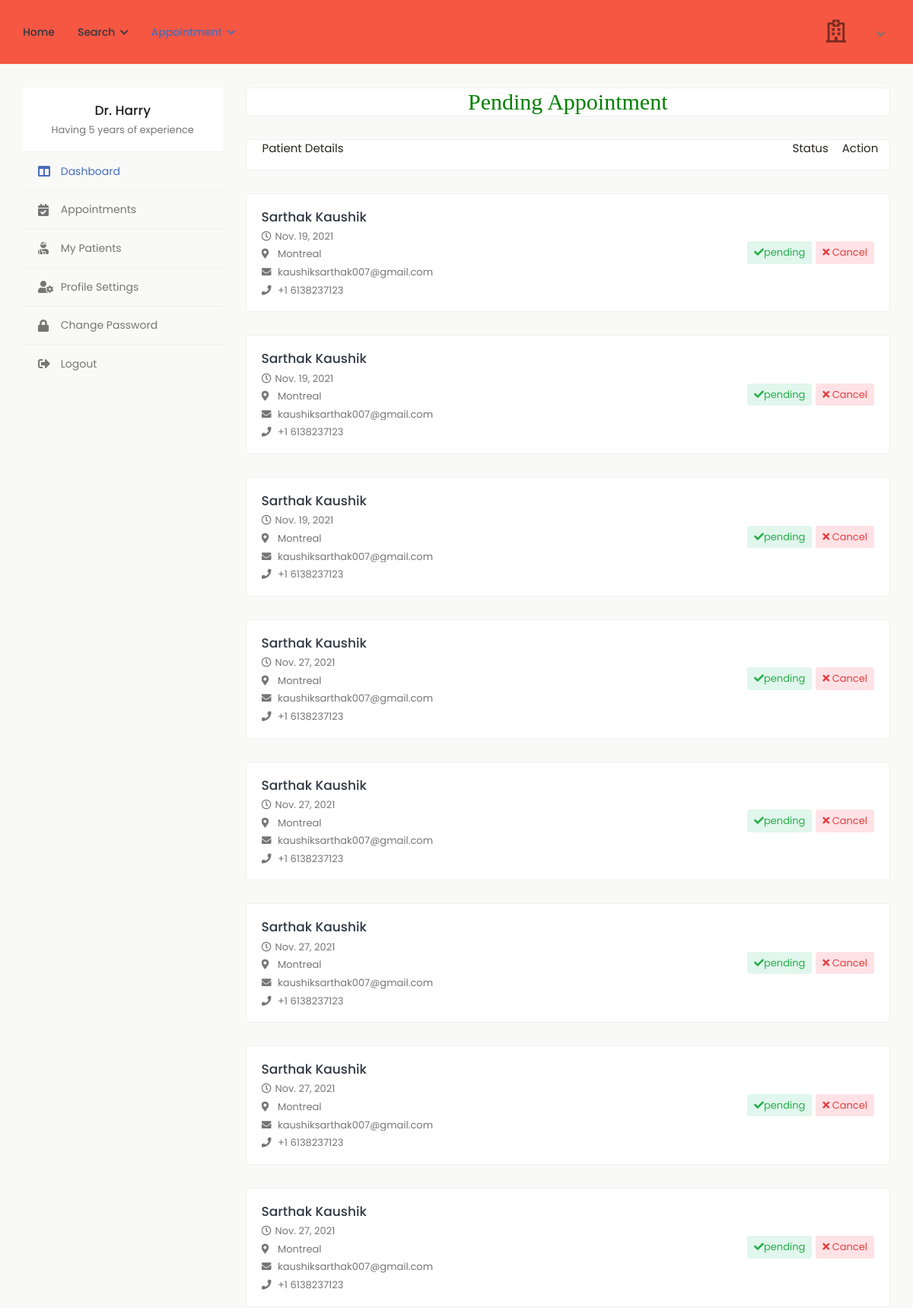
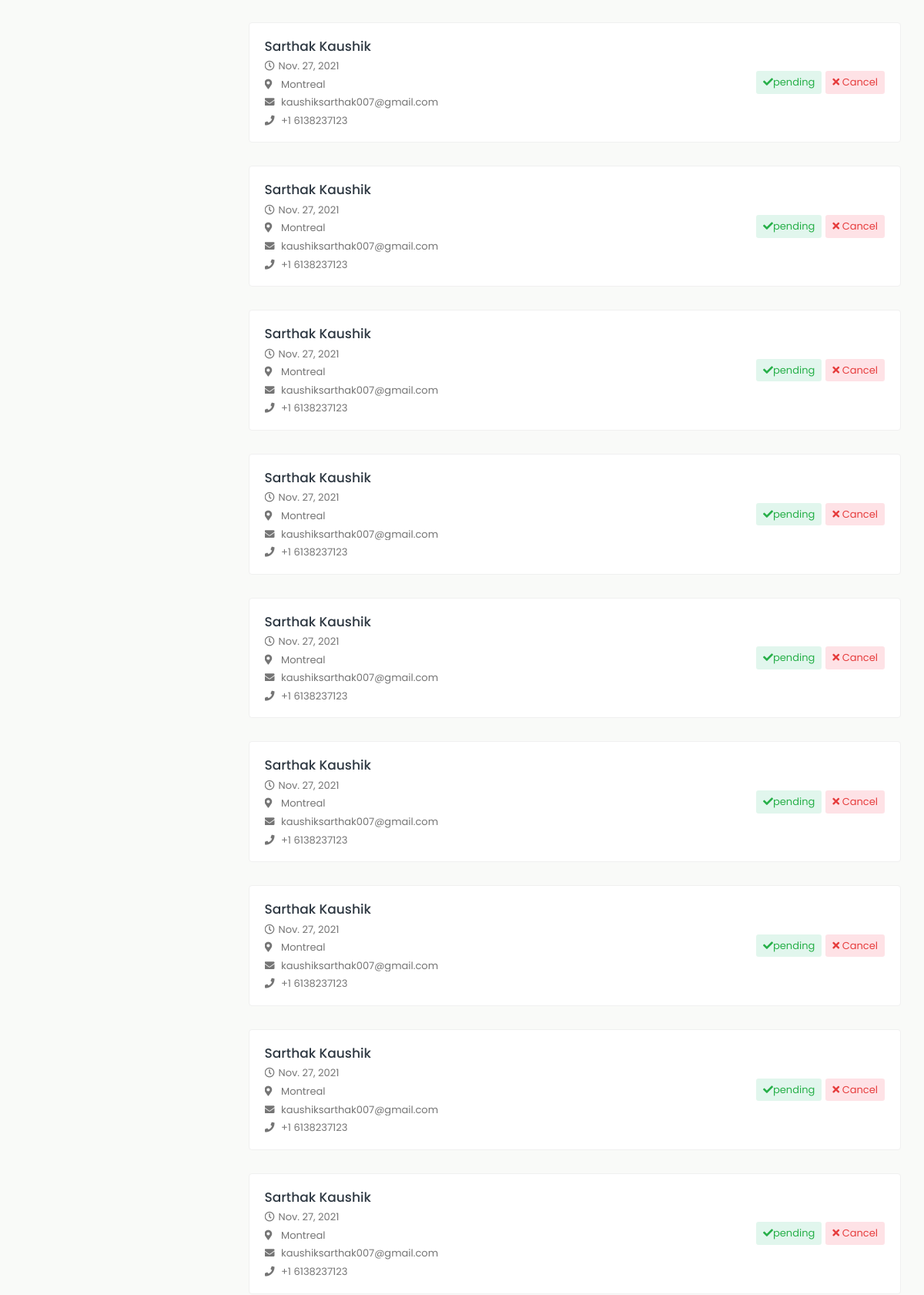
Page /d_appointment (signed in, upper part) on the committed database (2 pictures, top to bottom).
### health/models.py (models this page shows, shortened)
class Doctor(models.Model):
    status = models.CharField(max_length=100,null=True)
    user = models.ForeignKey(User, on_delete=models.CASCADE, null=True)
    mobile = models.CharField(max_length=10, null=True)
    address = models.CharField(max_length=100, null=True)
    experience = models.CharField(max_length=100, null=True)
    specialist = models.CharField(max_length=100, null=True)
    daystiming = models.CharField(max_length=100, null=True)
    timing = models.CharField(max_length=100, null=True)
    dob = models.DateField(null=True)
    gender = models.CharField(max_length=100,choices=gender,null=True)
    biography = models.TextField(null=True)

class Appointment(models.Model):
    doctor=models.ForeignKey(Doctor, on_delete=models.CASCADE, null=True)
    patient=models.ForeignKey(Patient, on_delete=models.CASCADE, null=True)
    a_date=models.DateField(null=True)
    a_timing=models.CharField(max_length=100,null=True)
    status=models.CharField(max_length=100,null=True)
    p_status=models.CharField(max_length=100,null=True)

class Patient(models.Model):
    user = models.ForeignKey(User,on_delete=models.CASCADE,null=True)
    blood_group = models.CharField(max_length=10,choices=blood_group,null=True)
    ex_year= models.CharField(max_length=10,null=True)
    ex_month= models.CharField(max_length=10,null=True)
    mobile = models.CharField(max_length=10,null=True)
    address = models.CharField(max_length=100,null=True)
    dob = models.DateField(null=True)

### health/views.py (the view)
# urls.py: path('d_appointment', d_appointment,name="d_appointment"),
def d_appointment(request):
    if not access(request.user):
        messages.success(request,'Update Your Profile and Wait for Verification')
        return redirect('doctor_profile')
    data=Appointment.objects.filter(doctor=Doctor.objects.get(user=request.user),status="pending")
    d={'data':data}
    return render(request,'doctor/d_appoinment.html',d)

### health/views.py (called while the page is built)
def access(user):
    try:
        user = Doctor.objects.get(user=user)
        if user.status == "pending":
            return False
        else:
            return True
    except:
           pass

### health/templates/doctor/d_appoinment.html (shortened to what this page needs)
{% extends 'doctor/sidebar.html' %}
{% load static %}
{% block b %}
<h2 style="font-family:roman;color:green" align="center" class="card">Pending Appointment</h2>
        <div class="card">
            <div class="row">
                    <div class="col-10">
                        <p>
                            Patient Details
                        </p>
                    </div>
                <div class="col-2">
                            <span style="margin-left:-10%">
                                Status
                            </span>
                            <span style="margin-left:12%">
                                Action
                            </span>
                            </div>
                        </div>
                    </div>
    {% for i in data %}
        <div class="appointments">
                <div class="appointment-list">
                    <div class="profile-info-widget">
                        <div class="profile-det-info">
                            <h3><a href="#">{{i.patient.user.first_name}} {{i.patient.user.last_name}}</a></h3>
                            <div class="patient-details">
                                <h5><i class="far fa-clock"></i>{{i.a_date}}</h5>
                                <h5><i class="fas fa-map-marker-alt"></i> {{i.patient.address}}</h5>
                                <h5><i class="fas fa-envelope"></i> {{i.patient.user.email}}</h5>
                                <h5 class="mb-0"><i class="fas fa-phone"></i> +1 {{i.patient.mobile}}</h5>
                            </div>
                        </div>
                    </div>
                    <div class="appointment-action">
                        <a href="{% url 'update_status' i.id %}" class="btn btn-sm bg-success-light">
                            <i class="fas fa-check"></i>{{i.status}}
                        </a>
                        <a href="{% url 'doctor_cancel_appointment' i.id %}" class="btn btn-sm bg-danger-light" onclick="return confirm('Are you sure to Cancel Appointment?')">
                            <i class="fas fa-times"></i> Cancel
                        </a>
                    </div>
                </div>
            </div>
{% endfor %}
{% endblock %}

### health/templates/doctor/sidebar.html (shortened to what this page needs)
{% extends 'doctor/doctor_navigation.html' %}
{% block body %}
{% load static %}
			<div class="content">
				<div class="container-fluid">
					<div class="row">
						<div class="col-md-5 col-lg-4 col-xl-3 theiaStickySidebar">
							<div class="profile-sidebar">
								<div class="widget-profile pro-widget-content">
									<div class="profile-info-widget">
										<div class="profile-det-info">
											<h3>Dr. {{request.user.first_name}} {{request.user.last_name}}</h3>
											<div class="patient-details">
												<h5 class="mb-0">{{request.user.doctor_set.all.0.biography}}</h5>
											</div>
										</div>
									</div>
								</div>
								<div class="dashboard-widget">
									<nav class="dashboard-menu">
										<ul>
											<li class="active">
												<a href="{% url 'doctor_dashboard' %}">
													<i class="fas fa-columns"></i>
													<span>Dashboard</span>
												</a>
											</li>
											<li>
												<a href="{% url 'confirmed_d_appointment' %}">
													<i class="fas fa-calendar-check"></i>
													<span>Appointments</span>
												</a>
											</li>
											<li>
												<a href="{% url 'my_patient' %}">
													<i class="fas fa-user-injured"></i>
													<span>My Patients</span>
												</a>
											</li>
											<li>
												<a href="{% url 'doctor_profile' %}">
													<i class="fas fa-user-cog"></i>
													<span>Profile Settings</span>
												</a>
											</li>
											<li>
												<a href="{% url 'doctor_change_password' %}">
													<i class="fas fa-lock"></i>
													<span>Change Password</span>
												</a>
											</li>
											<li>
												<a href="{% url 'logout' %}">
													<i class="fas fa-sign-out-alt"></i>
													<span>Logout</span>
												</a>
											</li>
										</ul>
									</nav>
								</div>
							</div>
						</div>
						<div class="col-md-7 col-lg-8 col-xl-9">
                            {% block b %}
                            {% endblock %}
                            </div>
					</div>
				</div>
			</div>
{% endblock %}

### health/static/user/css/style.css (style rules this page uses)
html { height: 100%; }
body { background-color: #f9faf8; color: #262522; font-family: "Poppins",sans-serif; font-size: 0.9375rem; height: 100%; overflow-x: hidden; }
h1, h2, h3, h4, h5, h6 { color: #1d1b20; font-weight: 500; }
.h2, h2 { font-size: 1.875rem; }
.h3, h3 { font-size: 1.5rem; }
.h5, h5 { font-size: 1rem; }
a { color: #2E3842; }
input, button, a { transition: all 0.4s ease; -moz-transition: all 0.4s ease; -o-transition: all 0.4s ease; -ms-transition: all 0.4s ease; -webkit-transition: all 0.4s ease; }
.container-fluid { padding-left: 30px; padding-right: 30px; }
.content { min-height: 200px; padding: 30px 0 0; }
.card { border: 1px solid #f0f0f0; margin-bottom: 1.875rem; }
.bg-danger-light { background-color: rgba(242, 17, 54,0.12) !important; color: #e63c3c !important; }
.bg-success-light { background-color: rgba(15, 183, 107,0.12) !important; color: #26af48 !important; }
.pro-widget-content { border-bottom: 1px solid #f0f0f0; padding: 20px; text-align: center; }
.profile-info-widget { display: -webkit-box; display: -ms-flexbox; display: flex; text-align: left; }
.profile-det-info { overflow: hidden; }
.profile-det-info h3 { font-size: 17px; text-overflow: ellipsis; white-space: nowrap; overflow: hidden; }
.patient-details h5 { color: #757575; font-size: 13px; font-weight: normal; margin-bottom: 8px; overflow: hidden; text-overflow: ellipsis; white-space: nowrap; }
.patient-details h5 i { width: 18px; }
.dashboard-menu ul { color: #757575; font-size: 14px; line-height: 17px; list-style: none; margin: 0; padding: 0; text-transform: capitalize; }
.dashboard-menu ul li { line-height: inherit; }
.dashboard-menu > ul > li { border-bottom:1px solid #f0f0f0; position: relative; }
.dashboard-menu > ul > li:last-child { border-bottom: 0; }
.dashboard-menu ul li a span, .dashboard-menu ul li a i { display: inline-block; vertical-align: middle; }
.dashboard-menu > ul > li > a { color: #757575; display: block; padding: 16px 20px; }
.dashboard-menu > ul > li:hover > a, .dashboard-menu > ul > li.active > a { color:#486cb9; }
.dashboard-menu ul li a i { font-size: 16px; margin-right: 10px; width: 16px; }
.widget-profile { background-color: #fff; border-bottom: 1px solid #f0f0f0; }
.widget-profile .profile-info-widget { display: block; text-align: center; }
.appointment-list .profile-info-widget { display: -webkit-box; display: -ms-flexbox; display: flex; margin-right: auto; text-align: left; }
.appointments .appointment-list { background-color: #fff; border: 1px solid #f0f0f0; border-radius: 4px; display: -webkit-box; display: -ms-flexbox; display: flex; -ms-flex-wrap: wrap; flex-wrap: wrap; margin-bottom: 20px; padding: 20px; }
.appointments .appointment-list:last-child { margin-bottom: 30px; }
.appointments .appointment-action { -webkit-box-align: center; -ms-flex-align: center; align-items: center; display: -webkit-inline-box; display: -ms-inline-flexbox; display: inline-flex; }
.appointment-action a + a { margin-left: 5px; }
.appointment-action a { font-size: 13px; }

### rows in the picture
Appointment: patient.user.first_name "Sarthak", patient.user.last_name "Kaushik", a_date "Nov. 19, 2021", patient.address "Montreal", patient.user.email "kaushiksarthak007@gmail.com", patient.mobile "6138237123", status "pending"
Appointment: patient.user.first_name "Sarthak", patient.user.last_name "Kaushik", a_date "Nov. 19, 2021", patient.address "Montreal", patient.user.email "kaushiksarthak007@gmail.com", patient.mobile "6138237123", status "pending"
Appointment: patient.user.first_name "Sarthak", patient.user.last_name "Kaushik", a_date "Nov. 19, 2021", patient.address "Montreal", patient.user.email "kaushiksarthak007@gmail.com", patient.mobile "6138237123", status "pending"
Appointment: patient.user.first_name "Sarthak", patient.user.last_name "Kaushik", a_date "Nov. 27, 2021", patient.address "Montreal", patient.user.email "kaushiksarthak007@gmail.com", patient.mobile "6138237123", status "pending"
Appointment: patient.user.first_name "Sarthak", patient.user.last_name "Kaushik", a_date "Nov. 27, 2021", patient.address "Montreal", patient.user.email "kaushiksarthak007@gmail.com", patient.mobile "6138237123", status "pending"
Appointment: patient.user.first_name "Sarthak", patient.user.last_name "Kaushik", a_date "Nov. 27, 2021", patient.address "Montreal", patient.user.email "kaushiksarthak007@gmail.com", patient.mobile "6138237123", status "pending"
Appointment: patient.user.first_name "Sarthak", patient.user.last_name "Kaushik", a_date "Nov. 27, 2021", patient.address "Montreal", patient.user.email "kaushiksarthak007@gmail.com", patient.mobile "6138237123", status "pending"
Appointment: patient.user.first_name "Sarthak", patient.user.last_name "Kaushik", a_date "Nov. 27, 2021", patient.address "Montreal", patient.user.email "kaushiksarthak007@gmail.com", patient.mobile "6138237123", status "pending"
Appointment: patient.user.first_name "Sarthak", patient.user.last_name "Kaushik", a_date "Nov. 27, 2021", patient.address "Montreal", patient.user.email "kaushiksarthak007@gmail.com", patient.mobile "6138237123", status "pending"
Appointment: patient.user.first_name "Sarthak", patient.user.last_name "Kaushik", a_date "Nov. 27, 2021", patient.address "Montreal", patient.user.email "kaushiksarthak007@gmail.com", patient.mobile "6138237123", status "pending"
Appointment: patient.user.first_name "Sarthak", patient.user.last_name "Kaushik", a_date "Nov. 27, 2021", patient.address "Montreal", patient.user.email "kaushiksarthak007@gmail.com", patient.mobile "6138237123", status "pending"
Appointment: patient.user.first_name "Sarthak", patient.user.last_name "Kaushik", a_date "Nov. 27, 2021", patient.address "Montreal", patient.user.email "kaushiksarthak007@gmail.com", patient.mobile "6138237123", status "pending"
Appointment: patient.user.first_name "Sarthak", patient.user.last_name "Kaushik", a_date "Nov. 27, 2021", patient.address "Montreal", patient.user.email "kaushiksarthak007@gmail.com", patient.mobile "6138237123", status "pending"
Appointment: patient.user.first_name "Sarthak", patient.user.last_name "Kaushik", a_date "Nov. 27, 2021", patient.address "Montreal", patient.user.email "kaushiksarthak007@gmail.com", patient.mobile "6138237123", status "pending"
Appointment: patient.user.first_name "Sarthak", patient.user.last_name "Kaushik", a_date "Nov. 27, 2021", patient.address "Montreal", patient.user.email "kaushiksarthak007@gmail.com", patient.mobile "6138237123", status "pending"
Appointment: patient.user.first_name "Sarthak", patient.user.last_name "Kaushik", a_date "Nov. 27, 2021", patient.address "Montreal", patient.user.email "kaushiksarthak007@gmail.com", patient.mobile "6138237123", status "pending"
Appointment: patient.user.first_name "Sarthak", patient.user.last_name "Kaushik", a_date "Nov. 27, 2021", patient.address "Montreal", patient.user.email "kaushiksarthak007@gmail.com", patient.mobile "6138237123", status "pending"

### other values in the picture
{{ request.user.first_name }} "Harry"
{{ request.user.doctor_set.all.0.biography }} "Having 5 years of experience"
